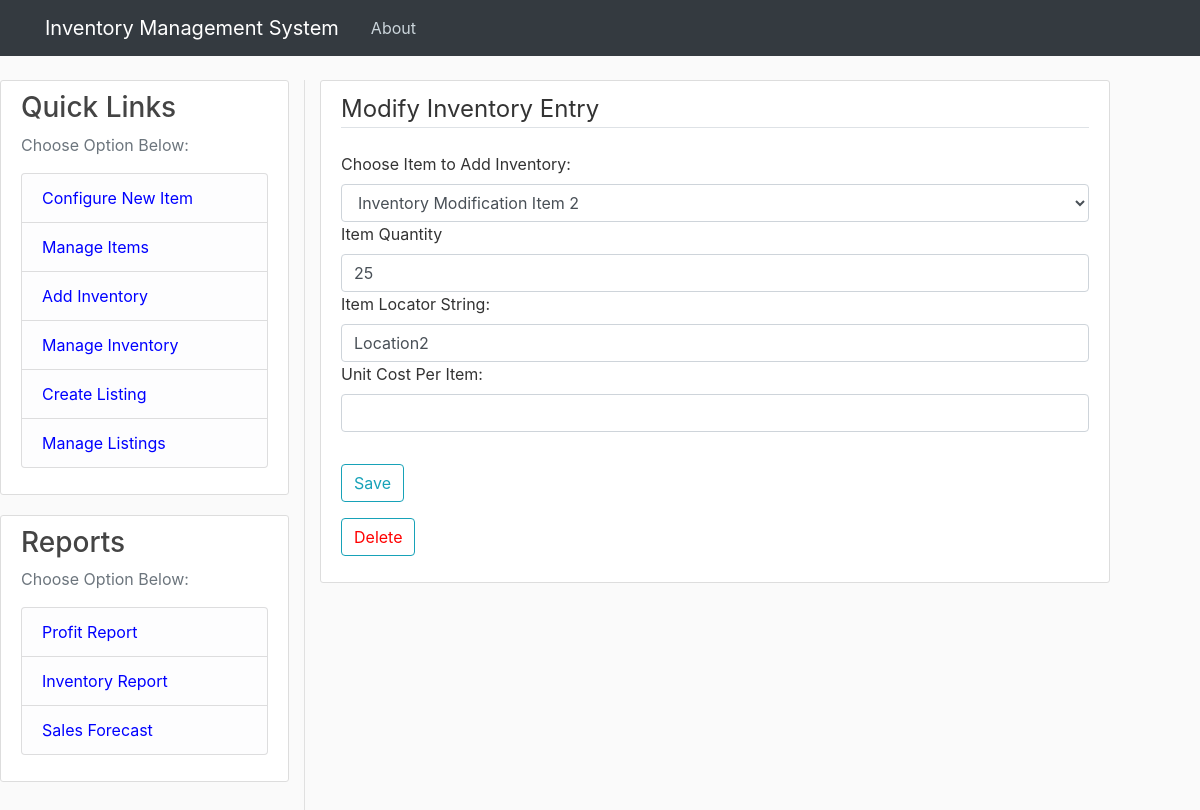
Before: /modify_inventory?index=33 with the older database file.
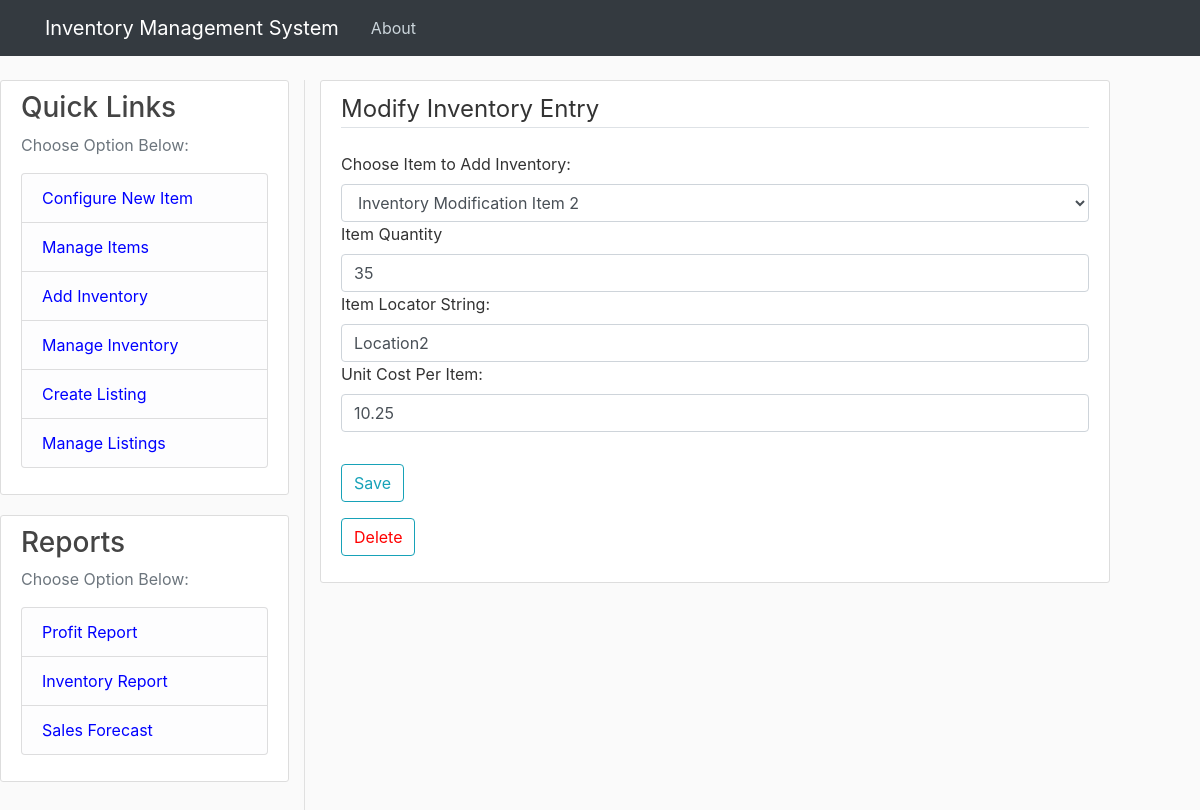
After: the same page with the newer database file.
### tables this page shows
CREATE TABLE "inventory" (
	inventory_id INTEGER NOT NULL PRIMARY KEY AUTOINCREMENT,
	quantity INTEGER,
	item_id INTEGER, location_string TEXT, unit_price REAL,
	CONSTRAINT NewTable_items_FK FOREIGN KEY (item_id) REFERENCES items(item_id)
);

### inventoryWebApp.py (the view)
@app.route("/modify_inventory", methods=['GET', 'POST'])
def modify_inventory():
    index = request.args['index']
    if int(index) != 0:
        default_vals = get_inventory(index)
    form = ModifyInventory()
    if request.method == "POST":     # When submitting data
        if form.submit.data:    # If submit button is pressed
            if form.validate_on_submit():
                quantity_check = verify_positive_integer(form.quantity.data)
                if quantity_check == 'Valid':
                    flash(f'Updates Submitted', 'success')
                    inventory_entry = {}
                    inventory_entry['inventory_id'] = index
                    inventory_entry['item_id'] = int(form.item_id.data)
                    inventory_entry['quantity'] = int(form.quantity.data)
                    inventory_entry['unit_price'] = float(form.unit_price.data)
                    inventory_entry['location_string'] = form.location_string.data
                else:
                    flash(quantity_check, 'danger')
                    return render_template('modify_inventory.html', form=form)
                if int(index) != 0:     # If this is not a new item, use the update function
                    update_inventory(inventory_entry)
                else:
                    add_inventory(inventory_entry)  # If this is a new item, use the add function
                return redirect(url_for('inventory_list'))  # Update to items_list when this is built
        elif form.delete_button.data:
            delete_inventory(index)
            flash(f'Inventory Deleted', 'success')
            return redirect(url_for('inventory_list'))
    else:   # When first rendering the page (method = GET)
        if int(index) != 0:     #pre-populates the data if existing item is being modified
            form.item_id.data = str(default_vals[0]['item_id'])
            form.location_string.data = default_vals[0]['location_string']
            form.quantity.data = default_vals[0]['quantity']
            form.unit_price.data = default_vals[0]['unit_price']
    return render_template('modify_inventory.html', form=form)

### inventoryWebApp.py
class ModifyInventory(FlaskForm):
    item_id = SelectField('Choose Item to Add Inventory:', choices=[])
    quantity = StringField('Item Quantity')
    location_string = StringField("Item Locator String:")
    unit_price = DecimalField('Unit Cost Per Item:', places=2, rounding=None, validators=[DataRequired()])
    submit = SubmitField('Save')
    delete_button = SubmitField('Delete')
    def __init__(self):
        super(ModifyInventory, self).__init__()
        items = get_items()
        self.item_id.choices = [(entry['item_id'], entry['item_name']) for entry in items]

### inventoryDbFunctions.py (called while the page is built)
def create_connection(db_file=None):
    if db_file:
        print(db_file)
    else:
        db_file = prod_db_file
    conn2 = sqlite3.connect(db_file)
    return conn2

### templates/modify_inventory.html (shortened to what this page needs)
{% extends "layout.html" %}
{% block content %}
    <div class="content-section">
        <form method ="POST" action="" enctype = "multipart/form-data">
            <fieldset class ="form-group">
                <legend class ="border-bottom mb-4">Modify Inventory Entry</legend>
                <div class="form-group">
                    {{ form.item_id.label(class="form-control-label") }}
                    {{ form.item_id(class="form-control form-control=lg") }}
                    {{ form.quantity.label(class="form-control-label") }}
                    {{ form.quantity(class="form-control form-control=lg") }}
                    {{ form.location_string.label(class="form-control-label") }}
                    {{ form.location_string(class="form-control form-control=lg") }}
                    {{ form.unit_price.label(class="form-control-label") }}
                    {{ form.unit_price(class="form-control form-control=lg") }}
                </div>
            </fieldset>
            <div class="form-group">
                {{ form.submit(class="btn btn-outline-info", onclick="userFeedback()") }}
            </div>
            <div class="form-group">
                {{ form.delete_button(class="btn btn-outline-info", onclick="userFeedback2()", style = "color:red") }}
            </div>
        </form>
    </div>
{% endblock content %}

Changed rows visible on the page:
changed inventory "Inventory Modification Item 2": quantity "25" → "35"; unit_price (not shown) → "10.25"
